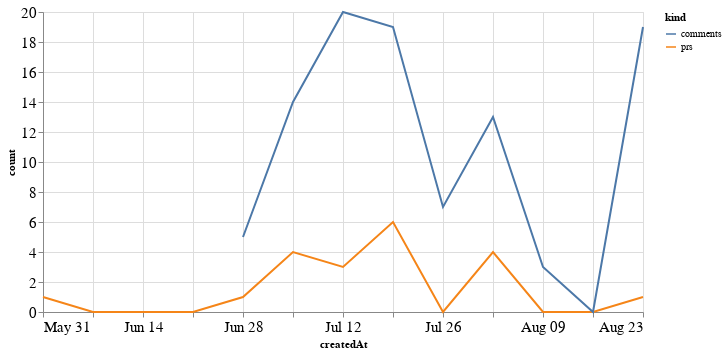

The cell this chart's notebook holds for it:
### Code cell
alt.Chart(total_time, width=600).mark_line().encode(
    x='createdAt',
    y='count',
    color='kind'
)

### Figure 1 — Vega-Lite specification as saved in the notebook (floating-point values rounded to 4 significant figures)
{"config": {"axisLeft": {"labelFontSize": 15}, "axisBottom": {"labelFontSize": 15}}, "data": {"name": "data-ee1979e485e5bacccf0ffec1501ac40c"}, "mark": "line", "encoding": {"color": {"type": "nominal", "field": "kind"}, "x": {"type": "temporal", "field": "createdAt"}, "y": {"type": "quantitative", "field": "count"}}, "width": 600, "$schema": "https://vega.github.io/schema/vega-lite/v4.8.1.json", "datasets": {"data-ee1979e485e5bacccf0ffec1501ac40c": [{"createdAt": "2020-05-31T00:00:00", "kind": "prs", "count": 1.0}, {"createdAt": "2020-06-07T00:00:00", "kind": "prs", "count": 0.0}, {"createdAt": "2020-06-14T00:00:00", "kind": "prs", "count": 0.0}, {"createdAt": "2020-06-21T00:00:00", "kind": "prs", "count": 0.0}, {"createdAt": "2020-06-28T00:00:00", "kind": "prs", "count": 1.0}, {"createdAt": "2020-07-05T00:00:00", "kind": "prs", "count": 4.0}, {"createdAt": "2020-07-12T00:00:00", "kind": "prs", "count": 3.0}, {"createdAt": "2020-07-19T00:00:00", "kind": "prs", "count": 6.0}, {"createdAt": "2020-07-26T00:00:00", "kind": "prs", "count": 0.0}, {"createdAt": "2020-08-02T00:00:00", "kind": "prs", "count": 4.0}, {"createdAt": "2020-08-09T00:00:00", "kind": "prs", "count": 0.0}, {"createdAt": "2020-08-16T00:00:00", "kind": "prs", "count": 0.0}, {"createdAt": "2020-08-23T00:00:00", "kind": "prs", "count": 1.0}, {"createdAt": "2020-05-31T00:00:00", "kind": "comments", "count": null}, {"createdAt": "2020-06-07T00:00:00", "kind": "comments", "count": null}, {"createdAt": "2020-06-14T00:00:00", "kind": "comments", "count": null}, {"createdAt": "2020-06-21T00:00:00", "kind": "comments", "count": null}, {"createdAt": "2020-06-28T00:00:00", "kind": "comments", "count": 5.0}, {"createdAt": "2020-07-05T00:00:00", "kind": "comments", "count": 14.0}, {"createdAt": "2020-07-12T00:00:00", "kind": "comments", "count": 20.0}, {"createdAt": "2020-07-19T00:00:00", "kind": "comments", "count": 19.0}, {"createdAt": "2020-07-26T00:00:00", "kind": "comments", "count": 7.0}, {"createdAt": "2020-08-02T00:00:00", "kind": "comments", "count": 13.0}, {"createdAt": "2020-08-09T00:00:00", "kind": "comments", "count": 3.0}, {"createdAt": "2020-08-16T00:00:00", "kind": "comments", "count": 0.0}, {"createdAt": "2020-08-23T00:00:00", "kind": "comments", "count": 19.0}]}}
